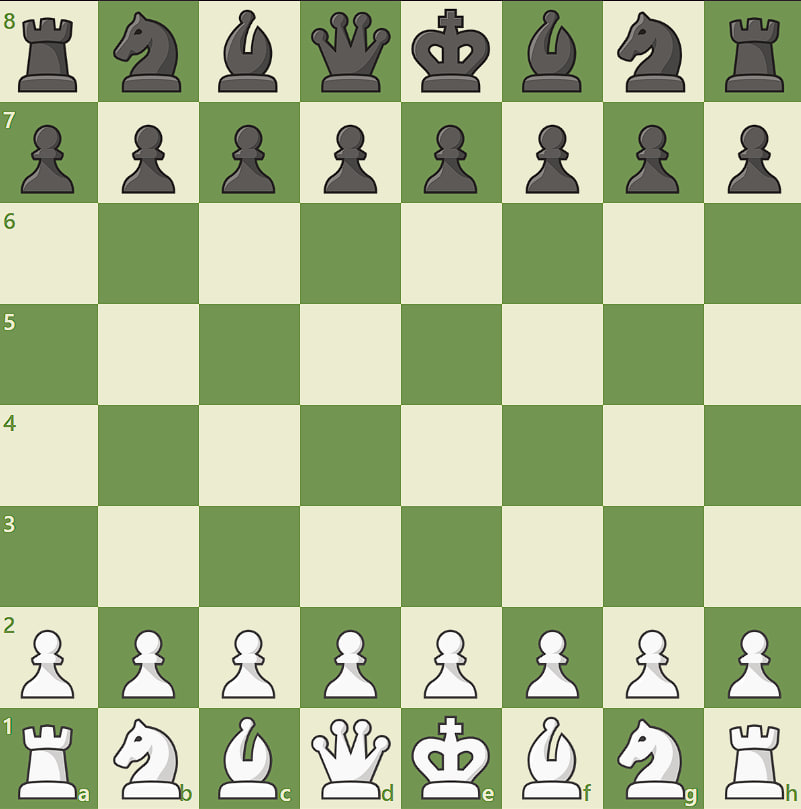
#> input picture samples/start_position.jpg, 801 x 809 px
$ python -i board_locator.py   (imports and definitions only)
#> lines starting #> are read from the running program, lines starting #| are printed output that depends on the picture; after the words box and inside, x2 and y2 are one past the last pixel; in counts of white or black regions, pixels touching at a corner belong together
"""Find a flat 2D chess board on a screenshot by the colours of its squares.

The board is the largest roughly square blob of "light square" / "dark square" colours
whose 8x8 grid alternates correctly. No perspective: crop + resize to BOARD_SIZE.
The last found rectangle is cached and reused while it still verifies.
"""

from __future__ import annotations

import logging
from dataclasses import dataclass
from enum import Enum

import cv2
import numpy as np

log = logging.getLogger(__name__)

BOARD_SIZE = 800
CELL = BOARD_SIZE // 8
MIN_BOARD_PX = 120  # smaller boards are not worth recognising
MAX_WRONG_CELLS = 2  # cells whose colour is the opposite of what the checker pattern expects
MIN_MATCHING_CELLS = 50  # the rest may be "other" (highlighted squares, pieces covering the edge)


@dataclass(frozen=True)
class BoardTheme:
    """Square colours in BGR. Defaults measured on samples/ (chess.com green)."""

    light: tuple[int, int, int] = (208, 236, 236)
    dark: tuple[int, int, int] = (82, 149, 115)
    tolerance: int = 24  # max per-channel deviation; leaves room for JPEG artefacts


DEFAULT_THEME = BoardTheme()


class SquareShade(Enum):
    LIGHT = "light"
    DARK = "dark"
    OTHER = "other"  # e.g. last-move highlight


@dataclass(frozen=True)
class BoardRect:
    x: int
    y: int
    w: int
    h: int

    def as_tuple(self) -> tuple[int, int, int, int]:
        return self.x, self.y, self.w, self.h


@dataclass(frozen=True)
class LocatedBoard:
    rect: BoardRect
    image: np.ndarray  # BOARD_SIZE x BOARD_SIZE BGR, row 0 = top of the screen
    from_cache: bool = False

    def cell(self, row: int, col: int) -> np.ndarray:
        """Cell in screen coordinates: row 0 is the top row, col 0 the left column."""
        return self.image[row * CELL : (row + 1) * CELL, col * CELL : (col + 1) * CELL]


def color_mask(img: np.ndarray, color: tuple[int, int, int], tolerance: int) -> np.ndarray:
    diff = np.abs(img.astype(np.int16) - np.array(color, dtype=np.int16)).max(axis=2)
    return diff <= tolerance


def cell_background(cell: np.ndarray) -> np.ndarray:
    """Median BGR of a thin ring just inside the cell border.

    The ring avoids the centre (where the piece is) and is wide enough that the
    coordinate labels in the corners do not dominate the median.
    """
    h, w = cell.shape[:2]
    a, b = max(1, h // 25), max(2, h // 9)
    ring = np.concatenate(
        [
            cell[a:b, a : w - a].reshape(-1, 3),
            cell[h - b : h - a, a : w - a].reshape(-1, 3),
            cell[b : h - b, a:b].reshape(-1, 3),
            cell[b : h - b, w - b : w - a].reshape(-1, 3),
        ]
    )
    return np.median(ring, axis=0)


def classify_shade(bgr: np.ndarray, theme: BoardTheme) -> SquareShade:
    for shade, color in ((SquareShade.LIGHT, theme.light), (SquareShade.DARK, theme.dark)):
        if np.abs(bgr - np.array(color)).max() <= theme.tolerance:
            return shade
    return SquareShade.OTHER


def grid_shades(img: np.ndarray, rect: BoardRect, theme: BoardTheme) -> list[list[SquareShade]]:
    """Background shade of every cell of `rect` in screen order (row 0 = top)."""
    shades = []
    for r in range(8):
        row = []
        for c in range(8):
            y0, y1 = rect.y + r * rect.h // 8, rect.y + (r + 1) * rect.h // 8
            x0, x1 = rect.x + c * rect.w // 8, rect.x + (c + 1) * rect.w // 8
            row.append(classify_shade(cell_background(img[y0:y1, x0:x1]), theme))
        shades.append(row)
    return shades


def verify_grid(img: np.ndarray, rect: BoardRect, theme: BoardTheme) -> bool:
    """True if the cells alternate like a chess board (top-left square is light)."""
    if rect.w < MIN_BOARD_PX or rect.h < MIN_BOARD_PX:
        return False
    if rect.x < 0 or rect.y < 0 or rect.x + rect.w > img.shape[1] or rect.y + rect.h > img.shape[0]:
        return False
    matching = wrong = 0
    for r, row in enumerate(grid_shades(img, rect, theme)):
        for c, shade in enumerate(row):
            expected = SquareShade.LIGHT if (r + c) % 2 == 0 else SquareShade.DARK
            if shade is expected:
                matching += 1
            elif shade is not SquareShade.OTHER:
                wrong += 1
    return matching >= MIN_MATCHING_CELLS and wrong <= MAX_WRONG_CELLS


def _trim(mask: np.ndarray, rect: BoardRect, min_density: float = 0.25) -> BoardRect:
    """Shave off rows/columns at the edges that are barely covered by square colours."""
    sub = mask[rect.y : rect.y + rect.h, rect.x : rect.x + rect.w]
    cols = np.flatnonzero(sub.mean(axis=0) >= min_density)
    rows = np.flatnonzero(sub.mean(axis=1) >= min_density)
    if cols.size == 0 or rows.size == 0:
        return rect
    return BoardRect(
        rect.x + int(cols[0]),
        rect.y + int(rows[0]),
        int(cols[-1] - cols[0] + 1),
        int(rows[-1] - rows[0] + 1),
    )


def find_board(img: np.ndarray, theme: BoardTheme = DEFAULT_THEME) -> BoardRect | None:
    mask = color_mask(img, theme.light, theme.tolerance) | color_mask(img, theme.dark, theme.tolerance)
    k = max(3, min(img.shape[:2]) // 200)
    closed = cv2.morphologyEx(mask.astype(np.uint8), cv2.MORPH_CLOSE, np.ones((k, k), np.uint8))
    n, _labels, stats, _ = cv2.connectedComponentsWithStats(closed, connectivity=8)

    order = np.argsort(-stats[1:, cv2.CC_STAT_AREA]) + 1  # skip background label 0
    for label in order:
        x, y, w, h, area = (int(v) for v in stats[label])
        if w < MIN_BOARD_PX or h < MIN_BOARD_PX:
            break  # sorted by area, the rest are smaller still
        if not 0.85 <= w / h <= 1.18:
            continue
        rect = _trim(mask, BoardRect(x, y, w, h))
        if verify_grid(img, rect, theme):
            return rect
        log.debug("component %s rejected by grid check", rect)
    return None


def crop_board(img: np.ndarray, rect: BoardRect) -> np.ndarray:
    crop = img[rect.y : rect.y + rect.h, rect.x : rect.x + rect.w]
    interp = cv2.INTER_AREA if rect.w >= BOARD_SIZE else cv2.INTER_CUBIC
    return cv2.resize(crop, (BOARD_SIZE, BOARD_SIZE), interpolation=interp)


class BoardLocator:
    """Finds the board and remembers where it was for the next screenshot."""

    def __init__(self, theme: BoardTheme = DEFAULT_THEME) -> None:
        self.theme = theme
        self._cached: BoardRect | None = None
        self._cached_shape: tuple[int, ...] | None = None

    def reset(self) -> None:
        self._cached = None
        self._cached_shape = None

    def locate(self, img: np.ndarray) -> LocatedBoard | None:
        if self._cached and self._cached_shape == img.shape and verify_grid(img, self._cached, self.theme):
            return LocatedBoard(self._cached, crop_board(img, self._cached), from_cache=True)

        rect = find_board(img, self.theme)
        if rect is None:
            self.reset()
            return None
        self._cached, self._cached_shape = rect, img.shape
        log.info("board found at x=%d y=%d %dx%d", *rect.as_tuple())
        return LocatedBoard(rect, crop_board(img, rect))

>>> import cv2
>>> picture = cv2.imread('../samples/start_position.jpg')
#> picture is the input picture: shape (809, 801, 3); mean B, G, R 142.5, 184, 169.2
>>> result = BoardLocator().locate(picture)
#> in color_mask, `diff = np.abs(img.astype(np.int16) - np.array(color, dtype=np.int16))...`:
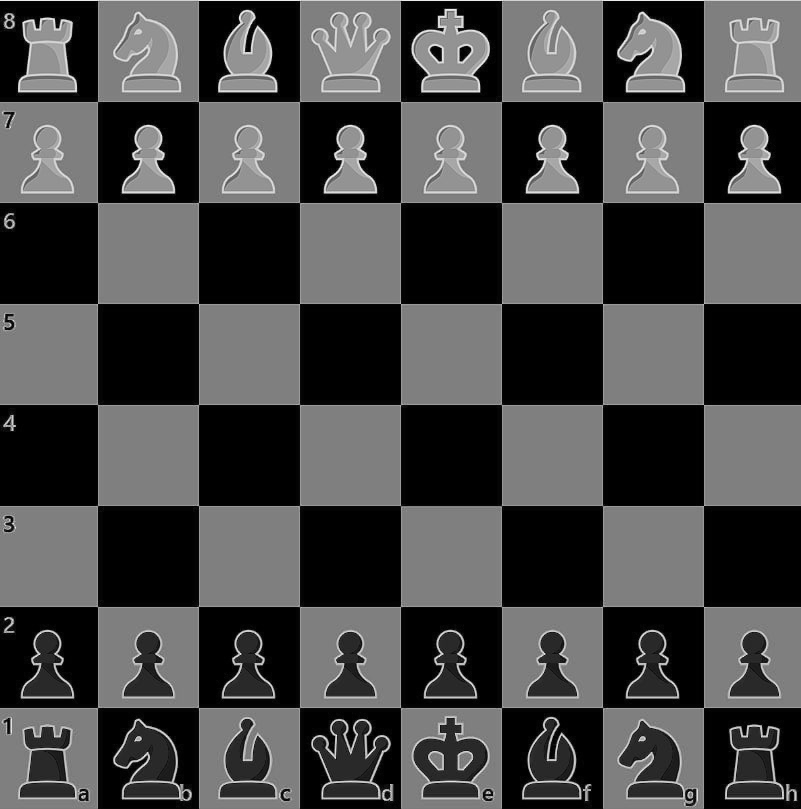
#> diff: shape (809, 801) int16; min 0, max 236, mean 72.4
#> in color_mask, `return diff <= tolerance`:
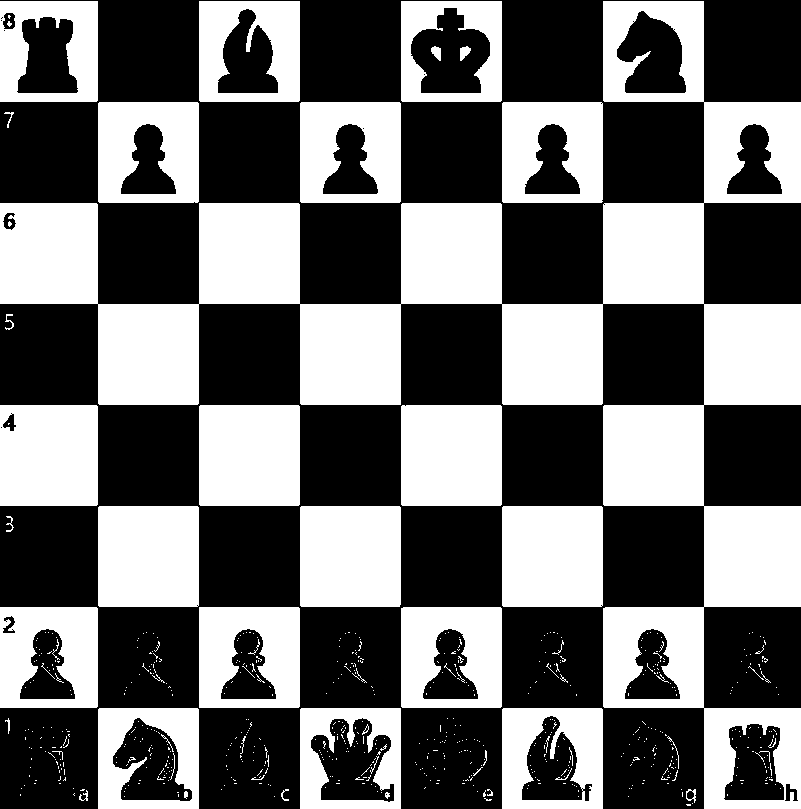
#> returned value: shape (809, 801) bool; 42.7% white; 675 white regions (624 under 20 px), largest, box (x1, y1, x2, y2) and area: (0, 1, 801, 809) 128724, (199, 405, 300, 506) 10197, (401, 405, 502, 506) 10196
#> call 2 of color_mask, with color = (82, 149, 115), tolerance = 24
#> in color_mask (call 2), `diff = np.abs(img.astype(np.int16) - np.array(color, dtype=np.int16))...`:
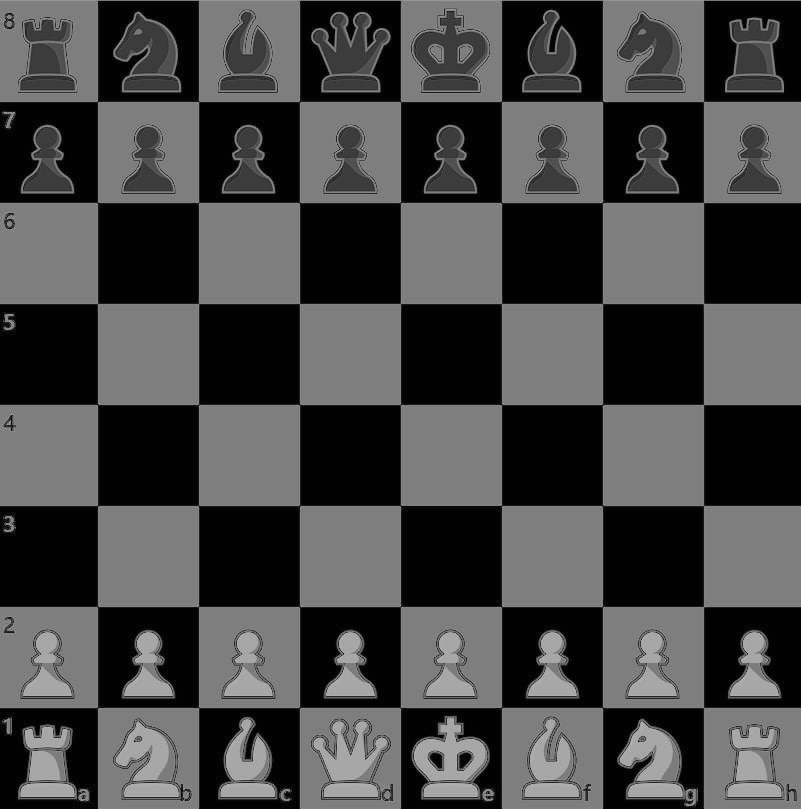
#> diff: shape (809, 801) int16; min 1, max 173, mean 70.6
#> in color_mask (call 2), `return diff <= tolerance`:
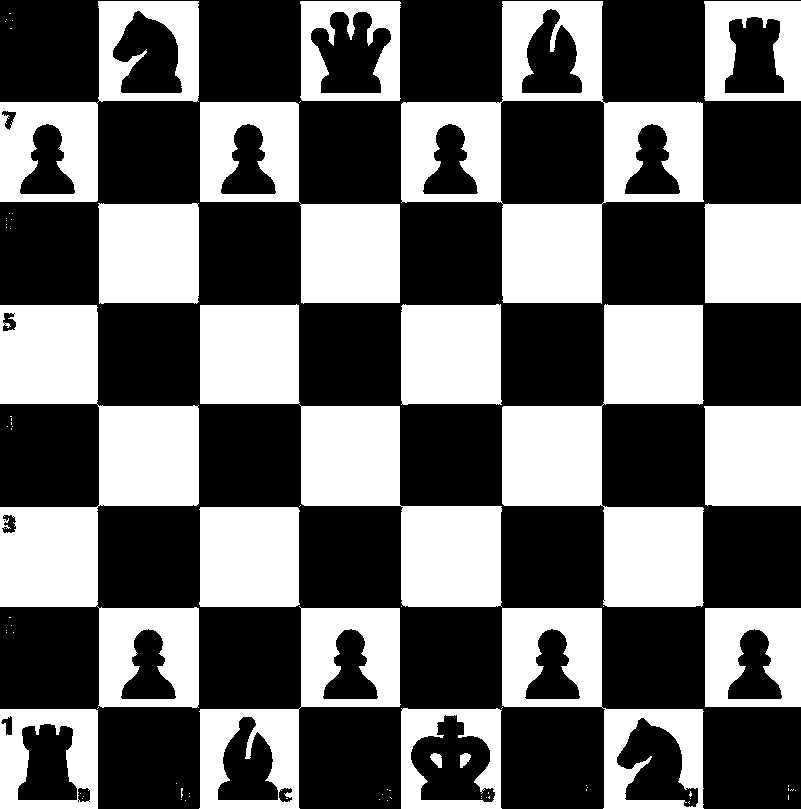
#> returned value: shape (809, 801) bool; 41.2% white; 82 white regions (62 under 20 px), largest, box (x1, y1, x2, y2) and area: (0, 305, 199, 708) 36843, (401, 1, 704, 304) 32055, (200, 304, 502, 607) 29789
#> in find_board, `mask = color_mask(img, theme.light, theme.tolerance) | color_mask(img,..`: mask: shape (809, 801) bool; 83.9% white; 172 black regions (80 under 20 px), largest, box (x1, y1, x2, y2) and area: (411, 8, 490, 93) 4450, (411, 715, 495, 802) 4323, (311, 12, 391, 93) 4275
#> in find_board, `closed = cv2.morphologyEx(mask.astype(np.uint8), cv2.MORPH_CLOSE, np.o..`:
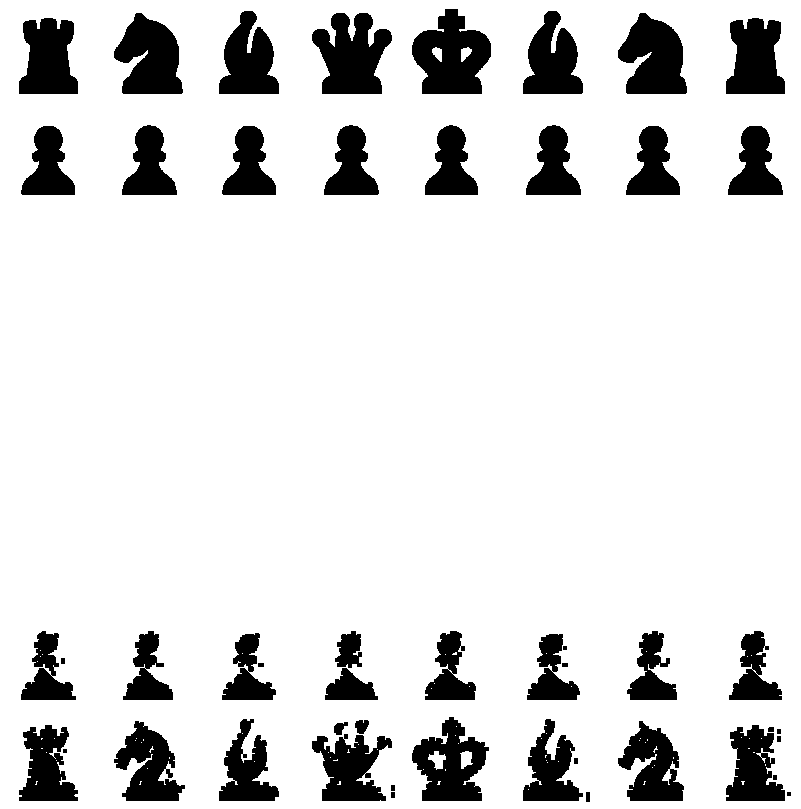
#> closed: shape (809, 801); values 0 (black) and 1 (white), 86.6% white; 49 black regions (3 under 20 px), largest, box (x1, y1, x2, y2) and area: (412, 9, 491, 94) 4448, (312, 13, 392, 94) 4275, (618, 13, 687, 94) 3880
#> in find_board, `n, _labels, stats, _ = cv2.connectedComponentsWithStats(closed, connec..`:
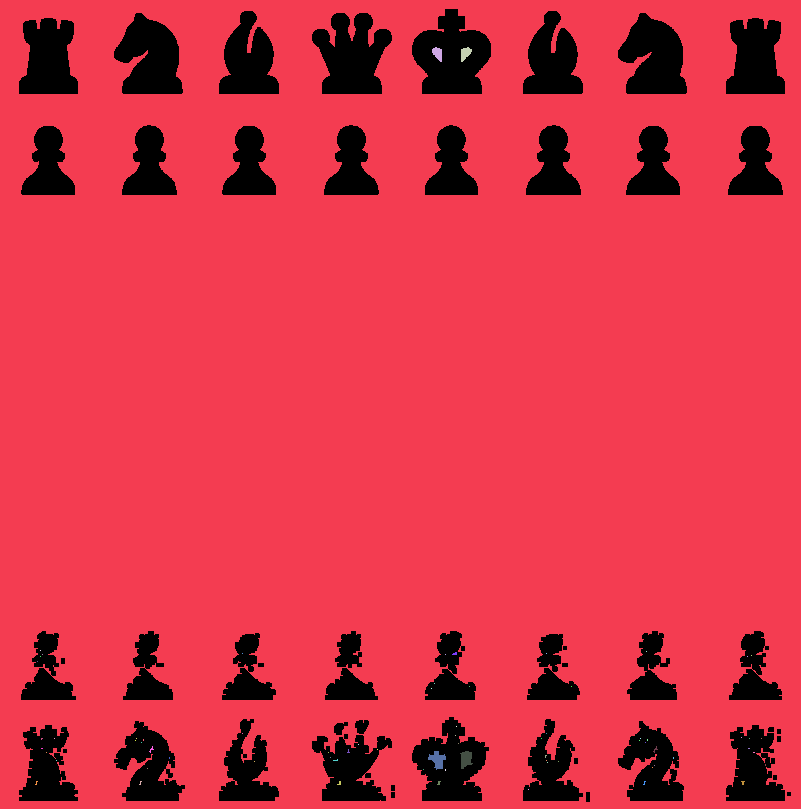
#> _labels: shape (809, 801) int32; 73 distinct labels, from 0 to 72; one colour per label, 0 black
#> in find_board, `n, _labels, stats, _ = cv2.connectedComponentsWithStats(closed, connec..`: n = 73; stats = 73 rows, first 6: [19, 9, 772, 793, 86976], [0, 0, 801, 809, 560313], [432, 47, 10, 15, 101], [461, 47, 11, 15, 105], [40, 650, 1, 1, 1], [646, 651, 1, 1, 1]
#> in find_board, `order = np.argsort(-stats[1:, cv2.CC_STAT_AREA]) + 1`: order = 72 values, max 72 at index 27, min 1 at index 0, mean 36.5
#> the loop in find_board, `for label in order:` made 1 pass
#> (x, y, area) on pass 1: (0, 0, 560313)
#> in locate, `self._cached, self._cached_shape = rect, img.shape`: self._cached_shape = (809, 801, 3)
#> in crop_board, `crop = img[rect.y : rect.y + rect.h, rect.x : rect.x + rect.w]`:
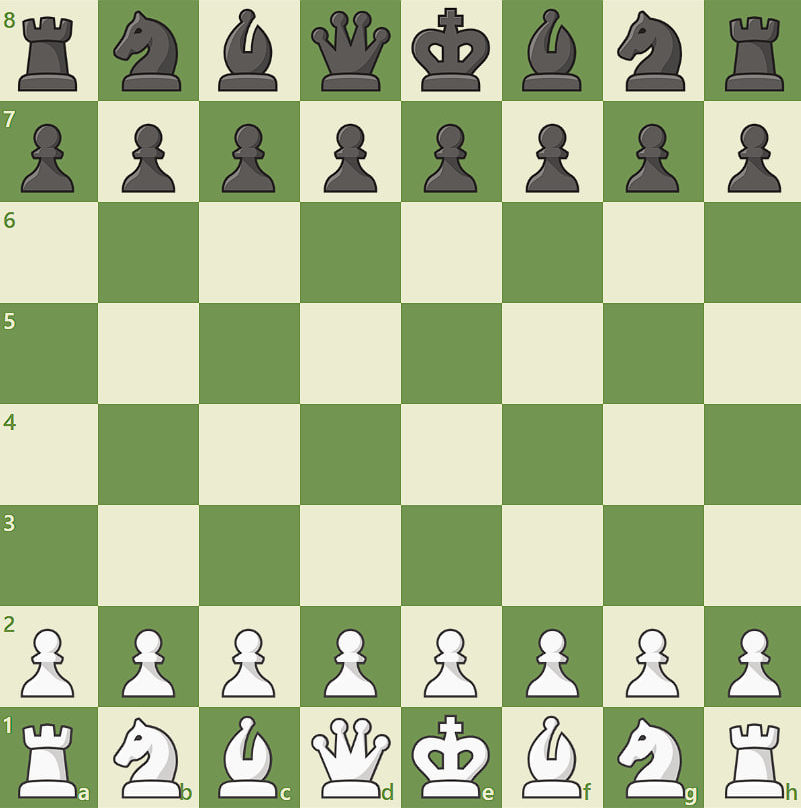
#> crop: shape (808, 801, 3); mean B, G, R 142.6, 184.2, 169.4
